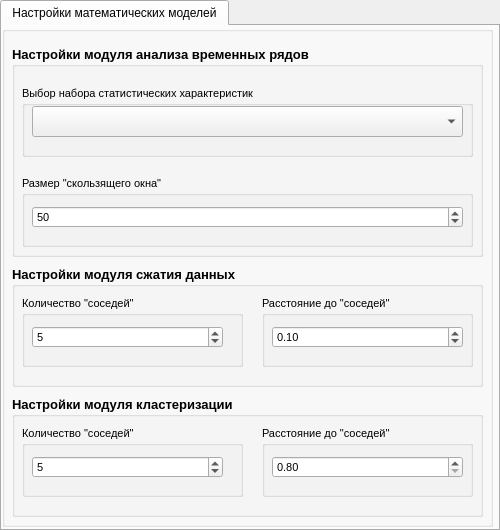
<?xml version="1.0" encoding="UTF-8"?>
<ui version="4.0">
 <class>AdministratorWindow_Ru</class>
 <widget class="QWidget" name="AdministratorWindow_Ru">
  <property name="enabled">
   <bool>true</bool>
  </property>
  <property name="geometry">
   <rect>
    <x>0</x>
    <y>0</y>
    <width>500</width>
    <height>530</height>
   </rect>
  </property>
  <property name="minimumSize">
   <size>
    <width>500</width>
    <height>530</height>
   </size>
  </property>
  <property name="maximumSize">
   <size>
    <width>500</width>
    <height>530</height>
   </size>
  </property>
  <property name="windowTitle">
   <string>AdministratorWindow</string>
  </property>
  <widget class="QTabWidget" name="tabWidget_2">
   <property name="geometry">
    <rect>
     <x>0</x>
     <y>0</y>
     <width>500</width>
     <height>531</height>
    </rect>
   </property>
   <property name="minimumSize">
    <size>
     <width>0</width>
     <height>0</height>
    </size>
   </property>
   <property name="maximumSize">
    <size>
     <width>500</width>
     <height>880</height>
    </size>
   </property>
   <property name="cursor">
    <cursorShape>ArrowCursor</cursorShape>
   </property>
   <property name="currentIndex">
    <number>0</number>
   </property>
   <widget class="QWidget" name="TSA_tab">
    <attribute name="title">
     <string>Настройки математических моделей</string>
    </attribute>
    <widget class="QWidget" name="gridLayoutWidget_3">
     <property name="geometry">
      <rect>
       <x>0</x>
       <y>0</y>
       <width>491</width>
       <height>501</height>
      </rect>
     </property>
     <layout class="QGridLayout" name="gridLayout_3">
      <item row="0" column="0">
       <widget class="QGroupBox" name="SettingsGroupboxTSA">
        <property name="title">
         <string/>
        </property>
        <widget class="QGroupBox" name="groupBox_7">
         <property name="geometry">
          <rect>
           <x>10</x>
           <y>20</y>
           <width>471</width>
           <height>211</height>
          </rect>
         </property>
         <property name="font">
          <font>
           <pointsize>10</pointsize>
           <weight>75</weight>
           <bold>true</bold>
          </font>
         </property>
         <property name="title">
          <string>Настройки модуля анализа временных рядов</string>
         </property>
         <widget class="QGroupBox" name="groupBox_4">
          <property name="geometry">
           <rect>
            <x>10</x>
            <y>40</y>
            <width>451</width>
            <height>71</height>
           </rect>
          </property>
          <property name="font">
           <font>
            <pointsize>8</pointsize>
            <weight>50</weight>
            <bold>false</bold>
           </font>
          </property>
          <property name="title">
           <string>Выбор набора статистических характеристик</string>
          </property>
          <widget class="QComboBox" name="FeatureExtractionSettingComboboxTSA">
           <property name="geometry">
            <rect>
             <x>10</x>
             <y>20</y>
             <width>431</width>
             <height>31</height>
            </rect>
           </property>
          </widget>
         </widget>
         <widget class="QGroupBox" name="groupBox_3">
          <property name="geometry">
           <rect>
            <x>10</x>
            <y>130</y>
            <width>451</width>
            <height>71</height>
           </rect>
          </property>
          <property name="font">
           <font>
            <pointsize>8</pointsize>
            <weight>50</weight>
            <bold>false</bold>
           </font>
          </property>
          <property name="title">
           <string>Размер &quot;скользящего окна&quot;</string>
          </property>
          <widget class="QSpinBox" name="TimeshiftSpinboxTSA">
           <property name="geometry">
            <rect>
             <x>10</x>
             <y>30</y>
             <width>431</width>
             <height>22</height>
            </rect>
           </property>
           <property name="minimum">
            <number>5</number>
           </property>
           <property name="maximum">
            <number>100</number>
           </property>
           <property name="value">
            <number>50</number>
           </property>
          </widget>
         </widget>
        </widget>
        <widget class="QGroupBox" name="groupBox_8">
         <property name="geometry">
          <rect>
           <x>10</x>
           <y>240</y>
           <width>471</width>
           <height>121</height>
          </rect>
         </property>
         <property name="font">
          <font>
           <pointsize>10</pointsize>
           <weight>75</weight>
           <bold>true</bold>
          </font>
         </property>
         <property name="title">
          <string>Настройки модуля сжатия данных</string>
         </property>
         <widget class="QGroupBox" name="groupBox_6">
          <property name="geometry">
           <rect>
            <x>10</x>
            <y>30</y>
            <width>221</width>
            <height>71</height>
           </rect>
          </property>
          <property name="font">
           <font>
            <pointsize>8</pointsize>
            <weight>50</weight>
            <bold>false</bold>
           </font>
          </property>
          <property name="title">
           <string>Количество &quot;соседей&quot;</string>
          </property>
          <widget class="QSpinBox" name="nneighboursUMAP">
           <property name="geometry">
            <rect>
             <x>10</x>
             <y>30</y>
             <width>191</width>
             <height>22</height>
            </rect>
           </property>
           <property name="minimum">
            <number>1</number>
           </property>
           <property name="maximum">
            <number>1000</number>
           </property>
           <property name="value">
            <number>5</number>
           </property>
          </widget>
         </widget>
         <widget class="QGroupBox" name="groupBox_9">
          <property name="geometry">
           <rect>
            <x>250</x>
            <y>30</y>
            <width>211</width>
            <height>71</height>
           </rect>
          </property>
          <property name="font">
           <font>
            <pointsize>8</pointsize>
            <weight>50</weight>
            <bold>false</bold>
           </font>
          </property>
          <property name="title">
           <string>Расстояние до &quot;соседей&quot;</string>
          </property>
          <widget class="QDoubleSpinBox" name="minimaldistanseUMAP">
           <property name="geometry">
            <rect>
             <x>10</x>
             <y>30</y>
             <width>191</width>
             <height>22</height>
            </rect>
           </property>
           <property name="decimals">
            <number>2</number>
           </property>
           <property name="minimum">
            <double>0.010000000000000</double>
           </property>
           <property name="maximum">
            <double>100.000000000000000</double>
           </property>
           <property name="singleStep">
            <double>0.010000000000000</double>
           </property>
           <property name="value">
            <double>0.100000000000000</double>
           </property>
          </widget>
         </widget>
        </widget>
        <widget class="QGroupBox" name="groupBox_10">
         <property name="geometry">
          <rect>
           <x>10</x>
           <y>370</y>
           <width>471</width>
           <height>121</height>
          </rect>
         </property>
         <property name="font">
          <font>
           <pointsize>10</pointsize>
           <weight>75</weight>
           <bold>true</bold>
          </font>
         </property>
         <property name="title">
          <string>Настройки модуля кластеризации </string>
         </property>
         <widget class="QGroupBox" name="groupBox_11">
          <property name="geometry">
           <rect>
            <x>10</x>
            <y>30</y>
            <width>221</width>
            <height>71</height>
           </rect>
          </property>
          <property name="font">
           <font>
            <pointsize>8</pointsize>
            <weight>50</weight>
            <bold>false</bold>
           </font>
          </property>
          <property name="title">
           <string>Количество &quot;соседей&quot; </string>
          </property>
          <widget class="QSpinBox" name="nneighboursDBSCAN">
           <property name="geometry">
            <rect>
             <x>10</x>
             <y>30</y>
             <width>191</width>
             <height>22</height>
            </rect>
           </property>
           <property name="minimum">
            <number>1</number>
           </property>
           <property name="maximum">
            <number>1000</number>
           </property>
           <property name="value">
            <number>5</number>
           </property>
          </widget>
         </widget>
         <widget class="QGroupBox" name="groupBox_12">
          <property name="geometry">
           <rect>
            <x>250</x>
            <y>30</y>
            <width>211</width>
            <height>71</height>
           </rect>
          </property>
          <property name="font">
           <font>
            <pointsize>8</pointsize>
            <weight>50</weight>
            <bold>false</bold>
           </font>
          </property>
          <property name="title">
           <string>Расстояние до &quot;соседей&quot;</string>
          </property>
          <widget class="QDoubleSpinBox" name="minimaldistanseDBSCAN">
           <property name="geometry">
            <rect>
             <x>10</x>
             <y>30</y>
             <width>191</width>
             <height>22</height>
            </rect>
           </property>
           <property name="decimals">
            <number>2</number>
           </property>
           <property name="minimum">
            <double>0.800000000000000</double>
           </property>
           <property name="maximum">
            <double>100.000000000000000</double>
           </property>
           <property name="singleStep">
            <double>0.010000000000000</double>
           </property>
           <property name="value">
            <double>0.800000000000000</double>
           </property>
          </widget>
         </widget>
        </widget>
       </widget>
      </item>
     </layout>
    </widget>
   </widget>
  </widget>
 </widget>
 <resources/>
 <connections/>
</ui>
